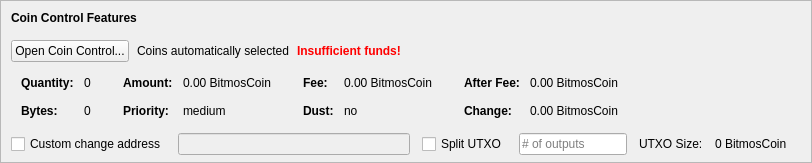
    <widget class="QFrame" name="frameCoinControl">
     <property name="sizePolicy">
      <sizepolicy hsizetype="Expanding" vsizetype="Expanding">
       <horstretch>0</horstretch>
       <verstretch>0</verstretch>
      </sizepolicy>
     </property>
     <property name="maximumSize">
      <size>
       <width>16777215</width>
       <height>16777215</height>
      </size>
     </property>
     <property name="frameShape">
      <enum>QFrame::StyledPanel</enum>
     </property>
     <property name="frameShadow">
      <enum>QFrame::Sunken</enum>
     </property>
     <layout class="QVBoxLayout" name="verticalLayoutCoinControl2">
      <property name="spacing">
       <number>0</number>
      </property>
      <property name="leftMargin">
       <number>0</number>
      </property>
      <property name="topMargin">
       <number>0</number>
      </property>
      <property name="rightMargin">
       <number>0</number>
      </property>
      <property name="bottomMargin">
       <number>6</number>
      </property>
      <item>
       <layout class="QVBoxLayout" name="verticalLayoutCoinControl" stretch="0,0,0,0,1">
        <property name="spacing">
         <number>0</number>
        </property>
        <property name="leftMargin">
         <number>10</number>
        </property>
        <property name="topMargin">
         <number>10</number>
        </property>
        <item>
         <layout class="QHBoxLayout" name="horizontalLayoutCoinControl1">
          <property name="bottomMargin">
           <number>15</number>
          </property>
          <item>
           <widget class="QLabel" name="labelCoinControlFeatures">
            <property name="sizePolicy">
             <sizepolicy hsizetype="Preferred" vsizetype="Maximum">
              <horstretch>0</horstretch>
              <verstretch>0</verstretch>
             </sizepolicy>
            </property>
            <property name="font">
             <font>
              <weight>75</weight>
              <bold>true</bold>
             </font>
            </property>
            <property name="styleSheet">
             <string notr="true">font-weight:bold;</string>
            </property>
            <property name="text">
             <string>Coin Control Features</string>
            </property>
           </widget>
          </item>
         </layout>
        </item>
        <item>
         <layout class="QHBoxLayout" name="horizontalLayoutCoinControl2" stretch="0,0,0,0">
          <property name="spacing">
           <number>8</number>
          </property>
          <property name="bottomMargin">
           <number>10</number>
          </property>
          <item>
           <widget class="QPushButton" name="pushButtonCoinControl">
            <property name="styleSheet">
             <string notr="true"/>
            </property>
            <property name="text">
             <string>Open Coin Control...</string>
            </property>
            <property name="autoDefault">
             <bool>false</bool>
            </property>
           </widget>
          </item>
          <item>
           <widget class="QLabel" name="labelCoinControlAutomaticallySelected">
            <property name="text">
             <string>Coins automatically selected</string>
            </property>
            <property name="margin">
             <number>5</number>
            </property>
           </widget>
          </item>
          <item>
           <widget class="QLabel" name="labelCoinControlInsuffFunds">
            <property name="font">
             <font>
              <weight>75</weight>
              <bold>true</bold>
             </font>
            </property>
            <property name="styleSheet">
             <string notr="true">color:red;font-weight:bold;</string>
            </property>
            <property name="text">
             <string>Insufficient funds!</string>
            </property>
            <property name="margin">
             <number>5</number>
            </property>
           </widget>
          </item>
          <item>
           <spacer name="horizontalSpacerCoinControl">
            <property name="orientation">
             <enum>Qt::Horizontal</enum>
            </property>
            <property name="sizeHint" stdset="0">
             <size>
              <width>40</width>
              <height>1</height>
             </size>
            </property>
           </spacer>
          </item>
         </layout>
        </item>
        <item>
         <widget class="QWidget" name="widgetCoinControl" native="true">
          <property name="sizePolicy">
           <sizepolicy hsizetype="Preferred" vsizetype="Preferred">
            <horstretch>0</horstretch>
            <verstretch>0</verstretch>
           </sizepolicy>
          </property>
          <property name="minimumSize">
           <size>
            <width>0</width>
            <height>0</height>
           </size>
          </property>
          <property name="styleSheet">
           <string notr="true"/>
          </property>
          <layout class="QHBoxLayout" name="horizontalLayoutCoinControl5">
           <property name="leftMargin">
            <number>0</number>
           </property>
           <property name="topMargin">
            <number>0</number>
           </property>
           <property name="rightMargin">
            <number>0</number>
           </property>
           <property name="bottomMargin">
            <number>0</number>
           </property>
           <item>
            <layout class="QHBoxLayout" name="horizontalLayoutCoinControl3" stretch="0,0,0,1">
             <property name="spacing">
              <number>20</number>
             </property>
             <property name="topMargin">
              <number>0</number>
             </property>
             <property name="bottomMargin">
              <number>10</number>
             </property>
             <item>
              <layout class="QFormLayout" name="formLayoutCoinControl1">
               <property name="horizontalSpacing">
                <number>10</number>
               </property>
               <property name="verticalSpacing">
                <number>14</number>
               </property>
               <property name="leftMargin">
                <number>10</number>
               </property>
               <property name="topMargin">
                <number>4</number>
               </property>
               <property name="rightMargin">
                <number>6</number>
               </property>
               <item row="0" column="0">
                <widget class="QLabel" name="labelCoinControlQuantityText">
                 <property name="font">
                  <font>
                   <weight>75</weight>
                   <bold>true</bold>
                  </font>
                 </property>
                 <property name="text">
                  <string>Quantity:</string>
                 </property>
                 <property name="margin">
                  <number>0</number>
                 </property>
                </widget>
               </item>
               <item row="0" column="1">
                <widget class="QLabel" name="labelCoinControlQuantity">
                 <property name="cursor">
                  <cursorShape>IBeamCursor</cursorShape>
                 </property>
                 <property name="contextMenuPolicy">
                  <enum>Qt::ActionsContextMenu</enum>
                 </property>
                 <property name="text">
                  <string notr="true">0</string>
                 </property>
                 <property name="margin">
                  <number>0</number>
                 </property>
                 <property name="textInteractionFlags">
                  <set>Qt::LinksAccessibleByMouse|Qt::TextSelectableByKeyboard|Qt::TextSelectableByMouse</set>
                 </property>
                </widget>
               </item>
               <item row="1" column="0">
                <widget class="QLabel" name="labelCoinControlBytesText">
                 <property name="font">
                  <font>
                   <weight>75</weight>
                   <bold>true</bold>
                  </font>
                 </property>
                 <property name="text">
                  <string>Bytes:</string>
                 </property>
                </widget>
               </item>
               <item row="1" column="1">
                <widget class="QLabel" name="labelCoinControlBytes">
                 <property name="cursor">
                  <cursorShape>IBeamCursor</cursorShape>
                 </property>
                 <property name="contextMenuPolicy">
                  <enum>Qt::ActionsContextMenu</enum>
                 </property>
                 <property name="text">
                  <string notr="true">0</string>
                 </property>
                 <property name="textInteractionFlags">
                  <set>Qt::LinksAccessibleByMouse|Qt::TextSelectableByKeyboard|Qt::TextSelectableByMouse</set>
                 </property>
                </widget>
               </item>
              </layout>
             </item>
             <item>
              <layout class="QFormLayout" name="formLayoutCoinControl2">
               <property name="horizontalSpacing">
                <number>10</number>
               </property>
               <property name="verticalSpacing">
                <number>14</number>
               </property>
               <property name="leftMargin">
                <number>6</number>
               </property>
               <property name="topMargin">
                <number>4</number>
               </property>
               <property name="rightMargin">
                <number>6</number>
               </property>
               <item row="0" column="0">
                <widget class="QLabel" name="labelCoinControlAmountText">
                 <property name="font">
                  <font>
                   <weight>75</weight>
                   <bold>true</bold>
                  </font>
                 </property>
                 <property name="text">
                  <string>Amount:</string>
                 </property>
                 <property name="margin">
                  <number>0</number>
                 </property>
                </widget>
               </item>
               <item row="0" column="1">
                <widget class="QLabel" name="labelCoinControlAmount">
                 <property name="cursor">
                  <cursorShape>IBeamCursor</cursorShape>
                 </property>
                 <property name="contextMenuPolicy">
                  <enum>Qt::ActionsContextMenu</enum>
                 </property>
                 <property name="text">
                  <string notr="true">0.00 BitmosCoin</string>
                 </property>
                 <property name="textInteractionFlags">
                  <set>Qt::LinksAccessibleByMouse|Qt::TextSelectableByKeyboard|Qt::TextSelectableByMouse</set>
                 </property>
                </widget>
               </item>
               <item row="1" column="0">
                <widget class="QLabel" name="labelCoinControlPriorityText">
                 <property name="font">
                  <font>
                   <weight>75</weight>
                   <bold>true</bold>
                  </font>
                 </property>
                 <property name="text">
                  <string>Priority:</string>
                 </property>
                </widget>
               </item>
               <item row="1" column="1">
                <widget class="QLabel" name="labelCoinControlPriority">
                 <property name="cursor">
                  <cursorShape>IBeamCursor</cursorShape>
                 </property>
                 <property name="contextMenuPolicy">
                  <enum>Qt::ActionsContextMenu</enum>
                 </property>
                 <property name="text">
                  <string>medium</string>
                 </property>
                 <property name="textInteractionFlags">
                  <set>Qt::LinksAccessibleByMouse|Qt::TextSelectableByKeyboard|Qt::TextSelectableByMouse</set>
                 </property>
                </widget>
               </item>
              </layout>
             </item>
             <item>
              <layout class="QFormLayout" name="formLayoutCoinControl3">
               <property name="horizontalSpacing">
                <number>10</number>
               </property>
               <property name="verticalSpacing">
                <number>14</number>
               </property>
               <property name="leftMargin">
                <number>6</number>
               </property>
               <property name="topMargin">
                <number>4</number>
               </property>
               <property name="rightMargin">
                <number>6</number>
               </property>
               <item row="0" column="0">
                <widget class="QLabel" name="labelCoinControlFeeText">
                 <property name="font">
                  <font>
                   <weight>75</weight>
                   <bold>true</bold>
                  </font>
                 </property>
                 <property name="text">
                  <string>Fee:</string>
                 </property>
                 <property name="margin">
                  <number>0</number>
                 </property>
                </widget>
               </item>
               <item row="0" column="1">
                <widget class="QLabel" name="labelCoinControlFee">
                 <property name="cursor">
                  <cursorShape>IBeamCursor</cursorShape>
                 </property>
                 <property name="contextMenuPolicy">
                  <enum>Qt::ActionsContextMenu</enum>
                 </property>
                 <property name="text">
                  <string notr="true">0.00 BitmosCoin</string>
                 </property>
                 <property name="textInteractionFlags">
                  <set>Qt::LinksAccessibleByMouse|Qt::TextSelectableByKeyboard|Qt::TextSelectableByMouse</set>
                 </property>
                </widget>
               </item>
               <item row="1" column="0">
                <widget class="QLabel" name="labelCoinControlLowOutputText">
                 <property name="font">
                  <font>
                   <weight>75</weight>
                   <bold>true</bold>
                  </font>
                 </property>
                 <property name="text">
                  <string>Dust:</string>
                 </property>
                </widget>
               </item>
               <item row="1" column="1">
                <widget class="QLabel" name="labelCoinControlLowOutput">
                 <property name="cursor">
                  <cursorShape>IBeamCursor</cursorShape>
                 </property>
                 <property name="contextMenuPolicy">
                  <enum>Qt::ActionsContextMenu</enum>
                 </property>
                 <property name="text">
                  <string>no</string>
                 </property>
                 <property name="textInteractionFlags">
                  <set>Qt::LinksAccessibleByMouse|Qt::TextSelectableByKeyboard|Qt::TextSelectableByMouse</set>
                 </property>
                </widget>
               </item>
              </layout>
             </item>
             <item>
              <layout class="QFormLayout" name="formLayoutCoinControl4">
               <property name="horizontalSpacing">
                <number>10</number>
               </property>
               <property name="verticalSpacing">
                <number>14</number>
               </property>
               <property name="leftMargin">
                <number>6</number>
               </property>
               <property name="topMargin">
                <number>4</number>
               </property>
               <property name="rightMargin">
                <number>6</number>
               </property>
               <item row="0" column="0">
                <widget class="QLabel" name="labelCoinControlAfterFeeText">
                 <property name="font">
                  <font>
                   <weight>75</weight>
                   <bold>true</bold>
                  </font>
                 </property>
                 <property name="text">
                  <string>After Fee:</string>
                 </property>
                 <property name="margin">
                  <number>0</number>
                 </property>
                </widget>
               </item>
               <item row="0" column="1">
                <widget class="QLabel" name="labelCoinControlAfterFee">
                 <property name="cursor">
                  <cursorShape>IBeamCursor</cursorShape>
                 </property>
                 <property name="contextMenuPolicy">
                  <enum>Qt::ActionsContextMenu</enum>
                 </property>
                 <property name="text">
                  <string notr="true">0.00 BitmosCoin</string>
                 </property>
                 <property name="textInteractionFlags">
                  <set>Qt::LinksAccessibleByMouse|Qt::TextSelectableByKeyboard|Qt::TextSelectableByMouse</set>
                 </property>
                </widget>
               </item>
               <item row="1" column="0">
                <widget class="QLabel" name="labelCoinControlChangeText">
                 <property name="font">
                  <font>
                   <weight>75</weight>
                   <bold>true</bold>
                  </font>
                 </property>
                 <property name="text">
                  <string>Change:</string>
                 </property>
                </widget>
               </item>
               <item row="1" column="1">
                <widget class="QLabel" name="labelCoinControlChange">
                 <property name="cursor">
                  <cursorShape>IBeamCursor</cursorShape>
                 </property>
                 <property name="contextMenuPolicy">
                  <enum>Qt::ActionsContextMenu</enum>
                 </property>
                 <property name="text">
                  <string notr="true">0.00 BitmosCoin</string>
                 </property>
                 <property name="textInteractionFlags">
                  <set>Qt::LinksAccessibleByMouse|Qt::TextSelectableByKeyboard|Qt::TextSelectableByMouse</set>
                 </property>
                </widget>
               </item>
              </layout>
             </item>
            </layout>
           </item>
          </layout>
         </widget>
        </item>
        <item>
         <layout class="QHBoxLayout" name="horizontalLayoutCoinControl4" stretch="0,0,0,0,0,0,0">
          <property name="spacing">
           <number>12</number>
          </property>
          <property name="sizeConstraint">
           <enum>QLayout::SetDefaultConstraint</enum>
          </property>
          <property name="topMargin">
           <number>5</number>
          </property>
          <property name="rightMargin">
           <number>5</number>
          </property>
          <item>
           <widget class="QCheckBox" name="checkBoxCoinControlChange">
            <property name="toolTip">
             <string>If this is activated, but the change address is empty or invalid, change will be sent to a newly generated address.</string>
            </property>
            <property name="text">
             <string>Custom change address</string>
            </property>
           </widget>
          </item>
          <item>
           <widget class="QValidatedLineEdit" name="lineEditCoinControlChange">
            <property name="enabled">
             <bool>false</bool>
            </property>
            <property name="sizePolicy">
             <sizepolicy hsizetype="Expanding" vsizetype="Fixed">
              <horstretch>0</horstretch>
              <verstretch>0</verstretch>
             </sizepolicy>
            </property>
           </widget>
          </item>
          <item>
           <widget class="QCheckBox" name="splitBlockCheckBox">
            <property name="text">
             <string>Split UTXO</string>
            </property>
           </widget>
          </item>
          <item>
           <widget class="QLineEdit" name="splitBlockLineEdit">
            <property name="sizePolicy">
             <sizepolicy hsizetype="Fixed" vsizetype="Fixed">
              <horstretch>50</horstretch>
              <verstretch>0</verstretch>
             </sizepolicy>
            </property>
            <property name="placeholderText">
             <string># of outputs</string>
            </property>
           </widget>
          </item>
          <item>
           <widget class="QLabel" name="labelBlockSizeText">
            <property name="text">
             <string>UTXO Size:</string>
            </property>
           </widget>
          </item>
          <item>
           <widget class="QLabel" name="labelBlockSize">
            <property name="text">
             <string>0 BitmosCoin</string>
            </property>
           </widget>
          </item>
          <item>
           <widget class="QLabel" name="labelCoinControlChangeLabel">
            <property name="sizePolicy">
             <sizepolicy hsizetype="Preferred" vsizetype="Expanding">
              <horstretch>0</horstretch>
              <verstretch>0</verstretch>
             </sizepolicy>
            </property>
            <property name="minimumSize">
             <size>
              <width>0</width>
              <height>0</height>
             </size>
            </property>
            <property name="text">
             <string/>
            </property>
            <property name="margin">
             <number>3</number>
            </property>
           </widget>
          </item>
         </layout>
        </item>
        <item>
         <spacer name="verticalSpacerCoinControl">
          <property name="orientation">
           <enum>Qt::Vertical</enum>
          </property>
          <property name="sizeHint" stdset="0">
           <size>
            <width>800</width>
            <height>1</height>
           </size>
          </property>
         </spacer>
        </item>
       </layout>
      </item>
     </layout>
    </widget>
